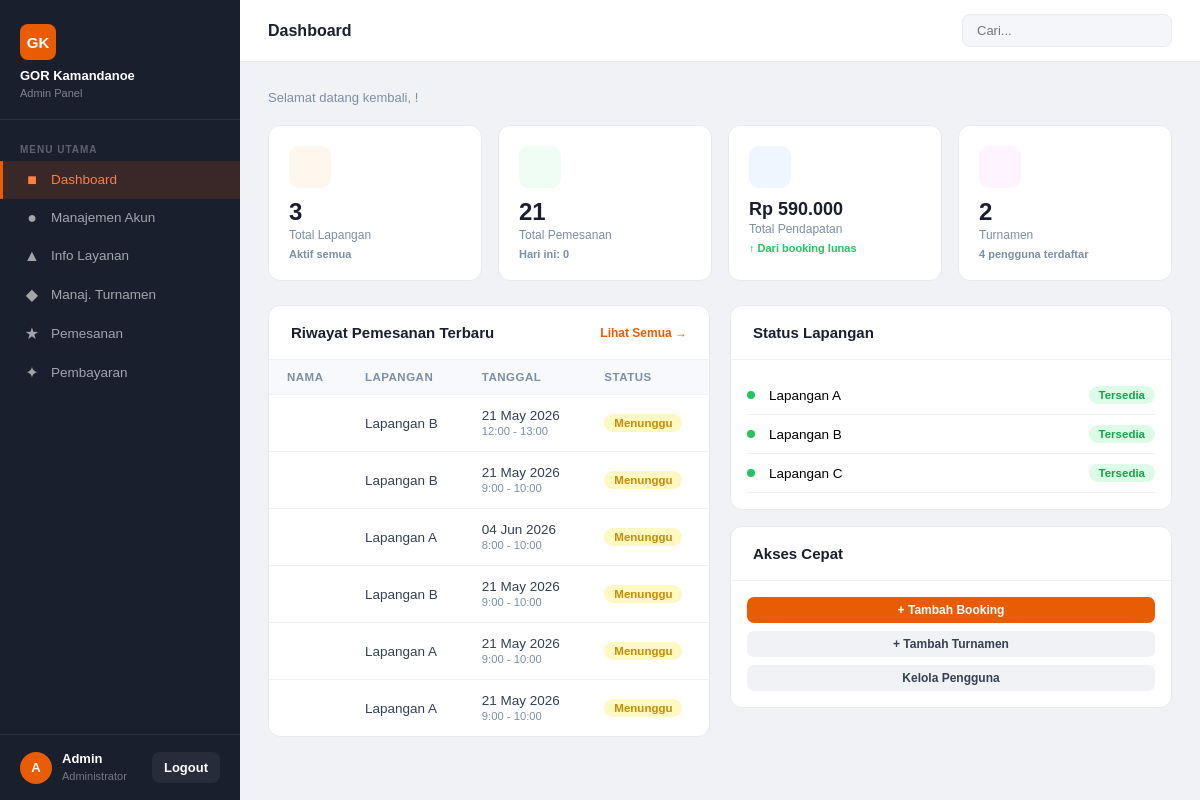
Screenshot of /admin/dashboard.php (signed in) with the database file from the repository.
### tables this page shows
CREATE TABLE `booking` (
  `id_booking` int(11) NOT NULL AUTO_INCREMENT,
  `nama_user` varchar(100) DEFAULT NULL,
  `lapangan` varchar(50) DEFAULT NULL,
  `tanggal` date DEFAULT NULL,
  `jam` varchar(20) DEFAULT NULL,
  `status` varchar(20) DEFAULT NULL,
  `harga` int(20) DEFAULT NULL,
  `total_bayar` int(20) DEFAULT NULL,
  `metode_pembayaran` varchar(50) DEFAULT NULL,
  PRIMARY KEY (`id_booking`)
);

### admin/dashboard.php (the view, shortened to what this page needs)
<?php
include "../koneksi.php";
$total_user = mysqli_fetch_row(mysqli_query($conn,"SELECT COUNT(*) FROM user WHERE role='user'"))[0];
$total_booking_hari = mysqli_fetch_row(mysqli_query($conn,"SELECT COUNT(*) FROM booking WHERE tanggal=CURDATE()"))[0];
$total_booking = mysqli_fetch_row(mysqli_query($conn,"SELECT COUNT(*) FROM booking"))[0];
$total_pendapatan = mysqli_fetch_row(mysqli_query($conn,"SELECT SUM(total_bayar) FROM booking WHERE status='Lunas'"))[0] ?? 0;
$total_turnamen = mysqli_fetch_row(mysqli_query($conn,"SELECT COUNT(*) FROM turnamen"))[0];
$booking_terbaru = mysqli_query($conn,"SELECT * FROM booking ORDER BY id_booking DESC LIMIT 6");
function formatRp($n){ return 'Rp '.number_format($n,0,',','.'); }
?>
<!DOCTYPE html><html lang="id"><head>
</head><body>
<?php include "sidebar.php"; ?>
<div class="topbar">
  <div class="topbar-title">Dashboard</div>
  <div class="topbar-right">
    <div class="topbar-search">
      <input type="text" placeholder="Cari...">
    </div>
  </div>
</div>
<div class="page-body">
  <p style="font-size:13px;color:#7b8fa6;margin-bottom:20px;">Selamat datang kembali, <strong><?= htmlspecialchars($_SESSION['nama']) ?></strong>!</p>
  <div class="stat-grid">
    <div class="stat-card">
      <div class="stat-icon" style="background:#fff7ed;"></div>
      <div class="stat-value">3</div>
      <div class="stat-label">Total Lapangan</div>
      <div class="stat-change neutral">Aktif semua</div>
    </div>
    <div class="stat-card">
      <div class="stat-icon" style="background:#f0fdf4;"></div>
      <div class="stat-value"><?= $total_booking ?></div>
      <div class="stat-label">Total Pemesanan</div>
      <div class="stat-change neutral">Hari ini: <?= $total_booking_hari ?></div>
    </div>
    <div class="stat-card">
      <div class="stat-icon" style="background:#eff6ff;"></div>
      <div class="stat-value" style="font-size:18px;"><?= formatRp($total_pendapatan) ?></div>
      <div class="stat-label">Total Pendapatan</div>
      <div class="stat-change up">&#8593; Dari booking lunas</div>
    </div>
    <div class="stat-card">
      <div class="stat-icon" style="background:#fdf4ff;"></div>
      <div class="stat-value"><?= $total_turnamen ?></div>
      <div class="stat-label">Turnamen</div>
      <div class="stat-change neutral"><?= $total_user ?> pengguna terdaftar</div>
    </div>
  </div>
  <div class="two-col">
    <div class="card-box">
      <div class="card-box-header">
        <span class="card-box-title">Riwayat Pemesanan Terbaru</span>
        <a href="data_booking.php" style="font-size:12px;color:#e85d04;text-decoration:none;font-weight:600;">Lihat Semua &#8594;</a>
      </div>
      <div class="card-box-body">
        <table class="data-table">
          <thead><tr><th>Nama</th><th>Lapangan</th><th>Tanggal</th><th>Status</th></tr></thead>
          <tbody>
          <?php while($b=mysqli_fetch_array($booking_terbaru)): ?>
          <tr>
            <td><strong><?= htmlspecialchars($b['nama_user']) ?></strong></td>
            <td><?= htmlspecialchars($b['lapangan']) ?></td>
            <td><?= date('d M Y',strtotime($b['tanggal'])) ?><br><small style="color:#7b8fa6;"><?= $b['jam'] ?></small></td>
            <td>
              <?php if($b['status']=='Lunas'): ?>
                <span class="badge badge-green">Lunas</span>
              <?php elseif($b['status']=='Acc'): ?>
                <span class="badge badge-blue">Dikonfirmasi</span>
              <?php else: ?>
                <span class="badge badge-yellow">Menunggu</span>
              <?php endif; ?>
            </td>
          </tr>
          <?php endwhile; ?>
          </tbody>
        </table>
      </div>
    </div>
    <div>
      <div class="card-box" style="margin-bottom:16px;">
        <div class="card-box-header"><span class="card-box-title">Status Lapangan</span></div>
        <div style="padding:16px;">
          <?php
          $lapangans = ['Lapangan A','Lapangan B','Lapangan C'];
          $statuses = [];
          $today = date('Y-m-d');
          foreach($lapangans as $lap){
            $q = mysqli_query($conn,"SELECT COUNT(*) FROM booking WHERE lapangan='$lap' AND tanggal='$today' AND status!='Dibatalkan'");
            $cnt = mysqli_fetch_row($q)[0];
            $statuses[$lap] = $cnt > 0 ? 'Terpakai' : 'Tersedia';
          }
          foreach($lapangans as $lap): $s=$statuses[$lap]; ?>
          <div style="display:flex;align-items:center;justify-content:space-between;padding:10px 0;border-bottom:1px solid #f0f2f5;">
            <div style="display:flex;align-items:center;gap:8px;">
              <span class="status-dot <?= $s=='Tersedia'?'dot-green':'dot-red' ?>"></span>
              <span style="font-size:13.5px;font-weight:500;"><?= $lap ?></span>
            </div>
            <span class="badge <?= $s=='Tersedia'?'badge-green':'badge-orange' ?>"><?= $s ?></span>
          </div>
          <?php endforeach; ?>
        </div>
      </div>
      <div class="card-box">
        <div class="card-box-header"><span class="card-box-title">Akses Cepat</span></div>
        <div style="padding:16px;display:flex;flex-direction:column;gap:8px;">
          <a href="data_booking.php?aksi=tambah" class="btn-action btn-primary" style="text-decoration:none;justify-content:center;">+ Tambah Booking</a>
          <a href="data_turnamen.php?aksi=tambah" class="btn-action btn-secondary" style="text-decoration:none;justify-content:center;">+ Tambah Turnamen</a>
          <a href="data_user.php" class="btn-action btn-secondary" style="text-decoration:none;justify-content:center;">Kelola Pengguna</a>
        </div>
      </div>
    </div>
  </div>
</div>
</div>
</body></html>

### admin/sidebar.php (style rules this page uses)
* { margin: 0; padding: 0; box-sizing: border-box; }
body { font-family: 'Plus Jakarta Sans', sans-serif; background: #f0f2f5; display: flex; min-height: 100vh; }
.topbar { background: #fff; padding: 14px 28px; display: flex; align-items: center; justify-content: space-between; border-bottom: 1px solid #e8eaed; position: sticky; top: 0; z-index: 50; }
.topbar-title { font-size: 16px; font-weight: 600; color: #1a1f2e; }
.topbar-right { display: flex; align-items: center; gap: 12px; }
.topbar-search { display: flex; align-items: center; gap: 8px; background: #f5f6fa; border: 1px solid #e8eaed; border-radius: 8px; padding: 8px 14px; }
.topbar-search input { border: none; background: transparent; font-size: 13px; outline: none; width: 180px; }
.page-body { padding: 28px; }
.stat-grid { display: grid; grid-template-columns: repeat(4, 1fr); gap: 16px; margin-bottom: 24px; }
.stat-card { background: #fff; border-radius: 12px; padding: 20px; border: 1px solid #e8eaed; position: relative; overflow: hidden; }
.stat-card .stat-icon { width: 42px; height: 42px; border-radius: 10px; display: flex; align-items: center; justify-content: center; font-size: 20px; margin-bottom: 12px; }
.stat-card .stat-value { font-size: 24px; font-weight: 700; color: #1a1f2e; line-height: 1; }
.stat-card .stat-label { font-size: 12px; color: #7b8fa6; margin-top: 4px; }
.stat-card .stat-change { font-size: 11px; margin-top: 6px; font-weight: 600; }
.stat-card .stat-change.up { color: #22c55e; }
.stat-card .stat-change.neutral { color: #7b8fa6; }
.card-box { background: #fff; border-radius: 12px; border: 1px solid #e8eaed; overflow: hidden; }
.card-box-header { padding: 18px 22px; display: flex; align-items: center; justify-content: space-between; border-bottom: 1px solid #f0f2f5; }
.card-box-title { font-size: 15px; font-weight: 600; color: #1a1f2e; }
.card-box-body { padding: 0; }
table.data-table { width: 100%; border-collapse: collapse; }
table.data-table th { background: #f8f9fc; padding: 11px 18px; text-align: left; font-size: 11.5px; font-weight: 600; color: #7b8fa6; text-transform: uppercase; letter-spacing: 0.5px; }
table.data-table td { padding: 13px 18px; font-size: 13.5px; color: #344054; border-top: 1px solid #f0f2f5; }
.badge { display: inline-flex; align-items: center; padding: 3px 10px; border-radius: 20px; font-size: 11.5px; font-weight: 600; white-space: nowrap; }
.badge-green { background: #dcfce7; color: #16a34a; }
.badge-yellow { background: #fef9c3; color: #ca8a04; }
.btn-action { padding: 6px 14px; border-radius: 7px; border: none; cursor: pointer; font-size: 12px; font-weight: 600; transition: all 0.15s; display: inline-flex; align-items: center; gap: 5px; }
.btn-primary { background: #e85d04; color: #fff; }
.btn-secondary { background: #f0f2f5; color: #344054; }
.two-col { display: grid; grid-template-columns: 1fr 1fr; gap: 20px; }
.status-dot { width: 8px; height: 8px; border-radius: 50%; display: inline-block; margin-right: 6px; }
.dot-green { background: #22c55e; }

### rows the page displays
booking: lapangan "Lapangan B", tanggal "21 May 2026", jam "12:00 - 13:00", status "Menunggu"
booking: lapangan "Lapangan B", tanggal "21 May 2026", jam "9:00 - 10:00", status "Menunggu"
booking: lapangan "Lapangan A", tanggal "04 Jun 2026", jam "8:00 - 10:00", status "Menunggu"
booking: lapangan "Lapangan B", tanggal "21 May 2026", jam "9:00 - 10:00", status "Menunggu"
booking: lapangan "Lapangan A", tanggal "21 May 2026", jam "9:00 - 10:00", status "Menunggu"
booking: lapangan "Lapangan A", tanggal "21 May 2026", jam "9:00 - 10:00", status "Menunggu"

### other values shown
substr($_SESSION['nama']??'A',0,1) "A"
$_SESSION['nama'] "Admin"
$total_booking "21"
$total_booking_hari "0"
formatRp($total_pendapatan) "Rp 590.000"
$total_turnamen "2"
$total_user "4"
$lap "Lapangan A"
$s "Tersedia"
$lap "Lapangan B"
$lap "Lapangan C"
